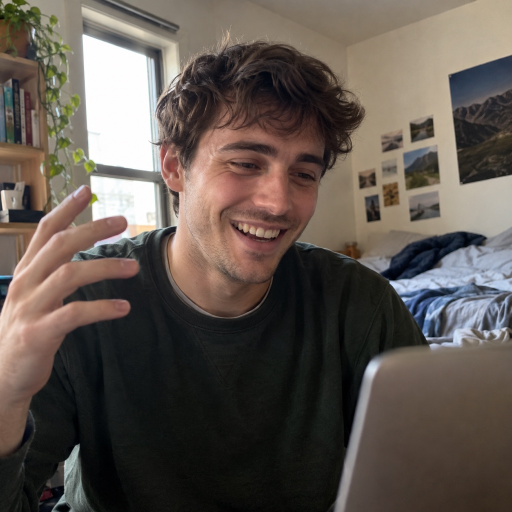
#> input picture ios/tools/faces/alex.jpg, 1024 x 1024 px (shown at 1/2 size); its folder holds only this picture in this run
$ python screenshot_scenes.py
#> lines starting #> are read from the running program, lines starting #| are printed output that depends on the picture; after the words box and inside, x2 and y2 are one past the last pixel; in counts of white or black regions, pixels touching at a corner belong together
#!/usr/bin/env python3
"""Generate App Store screenshot scenes for Slide.

On-brand: bright, minimal, near-black thin text. Builds real video-call
scenes (1:1 video, group grid, incoming) with diverse illustrated avatars
(no real people). Run from repo root: python3 ios/tools/screenshot_scenes.py
"""
from PIL import Image, ImageDraw, ImageFont
import os

W, H = 1206, 2622
OUT = "ios/fastlane/screenshots/en-US"
FONTS = {
    "reg": "/System/Library/Fonts/Helvetica.ttc",
    "neue": "/System/Library/Fonts/HelveticaNeue.ttc",
}

def font(size, light=False):
    return ImageFont.truetype(FONTS["reg"], size)

NEAR_BLACK = (0x11, 0x11, 0x11)
GRAY = (0x8A, 0x8A, 0x90)
RED = (0xF4, 0x5B, 0x57)

# Diverse avatar palettes: skin, hair, cloth, two-stop soft bg
PEOPLE = {
    "daniela": dict(skin=(0xF2,0xC9,0xA8), hair=(0x3A,0x2E,0x2A), cloth=(0x5B,0x6B,0x86),
                    bg=((0xEC,0xF1,0xF6),(0xF6,0xEC,0xF0)), style="bob"),
    "alex":    dict(skin=(0xC8,0x8E,0x66), hair=(0x20,0x18,0x14), cloth=(0x2E,0x3A,0x33),
                    bg=((0xEE,0xF3,0xEC),(0xE8,0xEE,0xF4)), style="short"),
    "grace":   dict(skin=(0xF6,0xD7,0xBC), hair=(0x14,0x12,0x12), cloth=(0xB0,0x6A,0x5A),
                    bg=((0xF6,0xEF,0xE8),(0xF0,0xE8,0xF2)), style="long"),
    "isla":    dict(skin=(0x8A,0x5A,0x3C), hair=(0x1A,0x12,0x10), cloth=(0x6A,0x5A,0x86),
                    bg=((0xEF,0xEC,0xF6),(0xEC,0xF2,0xF2)), style="curly"),
    "ben":     dict(skin=(0xE8,0xBC,0x98), hair=(0x4A,0x33,0x22), cloth=(0x36,0x4A,0x60),
                    bg=((0xEC,0xF0,0xF5),(0xF1,0xF1,0xEC)), style="short"),
}

def vgrad(w, h, c0, c1):
#> called with w = 1206, h = 2622, c0 = (236, 241, 246), c1 = (246, 236, 240)
    img = Image.new("RGB", (w, h), c0)
    d = ImageDraw.Draw(img)
    for y in range(h):
        t = y / max(1, h - 1)
        d.line([(0, y), (w, y)], fill=tuple(int(c0[i] + (c1[i]-c0[i])*t) for i in range(3)))
    return img

FACES_DIR = os.path.join(os.path.dirname(__file__), "faces")
_face_cache = {}

def face_photo(box_w, box_h, key):
    """Return a real AI-generated (StyleGAN) face photo cropped to fill the box.
    Falls back to the illustrated portrait if the photo isn't on disk."""
    path = os.path.join(FACES_DIR, f"{key}.jpg")
    if not os.path.exists(path):
        return None
    src = _face_cache.get(key) or Image.open(path).convert("RGB")
    _face_cache[key] = src
    sw, sh = src.size
    scale = max(box_w/sw, box_h/sh)
    rw, rh = int(sw*scale), int(sh*scale)
    r = src.resize((rw, rh), Image.LANCZOS)
    # center-crop, biased slightly up so faces sit nicely
    left = (rw - box_w)//2
    top = max(0, int((rh - box_h)*0.40))
    return r.crop((left, top, left+box_w, top+box_h))

def portrait(box_w, box_h, p, head_scale=1.0, key=None):
    """Real AI face photo when available; else an illustrated head+shoulders."""
    if key is not None:
        photo = face_photo(box_w, box_h, key)
        if photo is not None:
            return photo
    img = vgrad(box_w, box_h, *p["bg"])
    d = ImageDraw.Draw(img)
    cx = box_w // 2
    S = int(min(box_w, box_h) * 0.52 * head_scale)   # head diameter
    cy = int(box_h * 0.46)
    skin, hair, cloth, style = p["skin"], p["hair"], p["cloth"], p["style"]

    # shoulders
    sh_w = int(S * 2.0); sh_top = cy + int(S*0.42)
    d.pieslice((cx-sh_w//2, sh_top, cx+sh_w//2, sh_top+int(S*1.7)), 180, 360, fill=cloth)
    # hair back mass
    if style in ("long", "curly", "bob"):
        hw = int(S*0.78)
        d.ellipse((cx-hw, cy-int(S*0.55), cx+hw, cy+int(S*0.75)), fill=hair)
    # neck
    d.rectangle((cx-int(S*0.16), cy+int(S*0.20), cx+int(S*0.16), cy+int(S*0.55)), fill=skin)
    # face
    d.ellipse((cx-S//2, cy-S//2, cx+S//2, cy+S//2), fill=skin)
    # fringe / top hair
    if style == "short":
        d.pieslice((cx-int(S*0.55), cy-int(S*0.62), cx+int(S*0.55), cy+int(S*0.10)), 180, 360, fill=hair)
    elif style == "curly":
        for dx in range(-3, 4):
            d.ellipse((cx+dx*int(S*0.16)-int(S*0.20), cy-int(S*0.62),
                       cx+dx*int(S*0.16)+int(S*0.20), cy-int(S*0.18)), fill=hair)
        d.ellipse((cx-int(S*0.54), cy-int(S*0.45), cx+int(S*0.54), cy-int(S*0.02)), fill=hair)
    else:  # bob / long fringe
        d.pieslice((cx-int(S*0.52), cy-int(S*0.60), cx+int(S*0.52), cy-int(S*0.02)), 180, 360, fill=hair)
        if style in ("bob", "long"):
            d.ellipse((cx-int(S*0.58), cy-int(S*0.30), cx-int(S*0.30), cy+int(S*0.45)), fill=hair)
            d.ellipse((cx+int(S*0.30), cy-int(S*0.30), cx+int(S*0.58), cy+int(S*0.45)), fill=hair)
            # redraw face to sit in front of side hair
            d.ellipse((cx-int(S*0.46), cy-int(S*0.46), cx+int(S*0.46), cy+int(S*0.46)), fill=skin)
            d.pieslice((cx-int(S*0.50), cy-int(S*0.58), cx+int(S*0.50), cy-int(S*0.04)), 180, 360, fill=hair)
    # eyes + smile
    eye = (0x33,0x2A,0x26)
    er = max(4, int(S*0.035))
    d.ellipse((cx-int(S*0.20)-er, cy-int(S*0.02)-er, cx-int(S*0.20)+er, cy-int(S*0.02)+er), fill=eye)
    d.ellipse((cx+int(S*0.20)-er, cy-int(S*0.02)-er, cx+int(S*0.20)+er, cy-int(S*0.02)+er), fill=eye)
    d.arc((cx-int(S*0.16), cy+int(S*0.04), cx+int(S*0.16), cy+int(S*0.22)),
          20, 160, fill=(0xC0,0x6E,0x5E), width=max(3,int(S*0.03)))
    return img

def status_bar(d, time="4:25", dark=False):
    col = (255,255,255) if dark else NEAR_BLACK
    d.text((96, 70), time, font=font(58), fill=col, anchor="lm")
    # dynamic island
    d.rounded_rectangle((W//2-150, 40, W//2+150, 100), radius=30, fill=(0,0,0))
    # wifi + battery (simple)
    bx = W-150
    d.rounded_rectangle((bx, 56, bx+96, 90), radius=10, outline=col, width=4)
    d.rounded_rectangle((bx+6, 62, bx+78, 84), radius=5, fill=col)

def round_avatar(canvas, center, r, p, key=None):
    av = portrait(2*r, 2*r, p, head_scale=1.15, key=key)
    mask = Image.new("L", (2*r, 2*r), 0)
    ImageDraw.Draw(mask).ellipse((0,0,2*r,2*r), fill=255)
    canvas.paste(av, (center[0]-r, center[1]-r), mask)

def _handset(size, col):
    """A clean solid telephone-handset glyph (earpiece + handle + mouthpiece),
    centered in a size×size RGBA tile. Drawn upright; the caller rotates it
    (135° for the classic red hang-up look). Supersampled for smooth edges."""
    SS = 4
    big = size*SS
    img = Image.new("RGBA", (big, big), (0,0,0,0))
    d = ImageDraw.Draw(img)
    c = big//2
    sc = big/100.0
    # vertical handle (the grip)
    d.rounded_rectangle((c-8*sc, c-26*sc, c+8*sc, c+26*sc), radius=8*sc, fill=col)
    # earpiece (top) + mouthpiece (bottom): wide rounded caps
    d.rounded_rectangle((c-24*sc, c-40*sc, c+24*sc, c-22*sc), radius=10*sc, fill=col)
    d.rounded_rectangle((c-24*sc, c+22*sc, c+24*sc, c+40*sc), radius=10*sc, fill=col)
    return img.resize((size, size), Image.LANCZOS)

def ctrl_button(d, center, r, fill, icon, icon_col=(255,255,255), base=None):
    cx, cy = center
    # soft drop shadow for depth
    d.ellipse((cx-r, cy-r+4, cx+r, cy+r+4), fill=(0,0,0,30) if False else None)
    d.ellipse((cx-r, cy-r, cx+r, cy+r), fill=fill)
    if icon == "end":
        # rotated handset (classic red hang-up). Composite onto base if given.
        size = int(r*1.5)
        hs = _handset(size, (255,255,255,255)).rotate(135, resample=Image.BICUBIC, expand=False)
        if base is not None:
            base.paste(hs, (cx-size//2, cy-size//2), hs)
        else:
            d.bitmap((cx-size//2, cy-size//2), hs.convert("1"), fill=(255,255,255))
    elif icon == "video":
        d.rounded_rectangle((cx-30, cy-18, cx+8, cy+18), radius=10, fill=icon_col)
        d.polygon([(cx+12,cy-12),(cx+30,cy-22),(cx+30,cy+22),(cx+12,cy+12)], fill=icon_col)
    elif icon == "mic":
        d.rounded_rectangle((cx-12, cy-26, cx+12, cy+8), radius=12, fill=icon_col)
        d.arc((cx-22, cy-12, cx+22, cy+24), 0, 180, fill=icon_col, width=6)
        d.line((cx, cy+24, cx, cy+38), fill=icon_col, width=6)
        d.line((cx-12, cy+38, cx+12, cy+38), fill=icon_col, width=6)
    elif icon == "flip":
        d.arc((cx-24, cy-24, cx+24, cy+24), 40, 300, fill=icon_col, width=7)
        d.polygon([(cx+18,cy-26),(cx+32,cy-10),(cx+8,cy-10)], fill=icon_col)
    elif icon == "speaker":
        d.polygon([(cx-22,cy-10),(cx-6,cy-10),(cx+6,cy-22),(cx+6,cy+22),(cx-6,cy+10),(cx-22,cy+10)], fill=icon_col)
        d.arc((cx+2, cy-18, cx+30, cy+18), 300, 60, fill=icon_col, width=6)


def scene_incall_video(person_key="daniela", name="Daniela Wu", time="12:04", you="alex"):
    base = portrait(W, H, PEOPLE[person_key], head_scale=1.35, key=person_key)
    d = ImageDraw.Draw(base)
    # top scrim for legibility
    scrim = Image.new("RGBA", (W, 360), (255,255,255,0))
    sd = ImageDraw.Draw(scrim)
    for y in range(360):
        a = int(150 * (1 - y/360))
        sd.line([(0,y),(W,y)], fill=(255,255,255,a))
    base.paste(scrim, (0,0), scrim)
    d = ImageDraw.Draw(base)
    status_bar(d, time="4:25")
    d.text((W//2, 200), name, font=font(70), fill=NEAR_BLACK, anchor="mm")
    d.text((W//2, 270), time, font=font(44), fill=GRAY, anchor="mm")
    # self-view PIP
    pw, ph = 300, 410
    px, py = W-pw-60, 360
    pip = portrait(pw, ph, PEOPLE[you], head_scale=1.2, key=you)
#> call 2 of face_photo, with box_w = 300, box_h = 410, key = 'alex'
#> in face_photo, src is the input picture: PIL image 1024x1024 RGB; mean R, G, B 95.7, 86.2, 79.3
    rr = Image.new("L", (pw, ph), 0)
#> rr: PIL image 300x410 L; every value is 0
    ImageDraw.Draw(rr).rounded_rectangle((0,0,pw,ph), radius=44, fill=255)
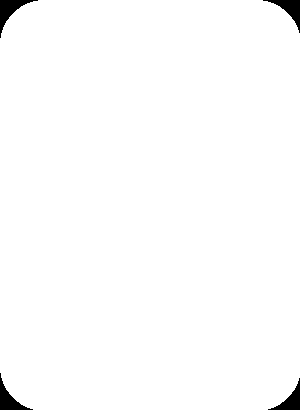
#> rr: PIL image 300x410 L; 98.7% white; 4 black regions, box (x1, y1, x2, y2) and area: (0, 0, 38, 38) 427, (263, 0, 300, 33) 389, (0, 373, 33, 410) 389, (268, 378, 300, 410) 352
    base.paste(pip, (px, py), rr)
    d.rounded_rectangle((px,py,px+pw,py+ph), radius=44, outline=(255,255,255), width=6)
    # bottom control bar
    by = H - 360
    d.rounded_rectangle((90, by, W-90, by+220), radius=110, fill=(255,255,255))
    cxs = [W*0.27, W*0.5, W*0.73]
    cy = by+110
    ctrl_button(d, (int(cxs[0]),cy), 70, (0xF0,0xF0,0xF2), "mic", NEAR_BLACK)
    ctrl_button(d, (int(cxs[1]),cy), 70, (0xF0,0xF0,0xF2), "flip", NEAR_BLACK)
    ctrl_button(d, (int(cxs[2]),cy), 70, RED, "end", base=base)
#> in _handset, `img = Image.new("RGBA", (big, big), (0,0,0,0))`: img: PIL image 420x420 RGBA; every value is 0
    base.save(f"{OUT}/05_APP_IPHONE_6_9_06-incall-video.png")
    print("wrote 05 incall-video")

def scene_group(time="08:31"):
#> called with time = '08:31'
    base = Image.new("RGB", (W, H), (255,255,255))
#> base: PIL image 1206x2622 RGB; every value is 255
    d = ImageDraw.Draw(base)
    status_bar(d, time="4:25")
    d.text((W//2, 220), "Group call", font=font(64), fill=NEAR_BLACK, anchor="mm")
    d.text((W//2, 292), "4 people", font=font(44), fill=GRAY, anchor="mm")
    # 2x2 grid
    # Names chosen to match each AI face's apparent gender.
    keys = ["daniela","isla","grace","ben"]
    names = ["Sofia","Isla","Mia","Ben"]
    gx, gy = 70, 400
    gw = (W - 3*70)//2
    gh = int(gw*1.18)
    gap = 70
    for i,(k,nm) in enumerate(zip(keys,names)):
        r, c = divmod(i, 2)
        x = gx + c*(gw+gap)
        y = gy + r*(gh+gap)
        tile = portrait(gw, gh, PEOPLE[k], head_scale=1.05, key=k)
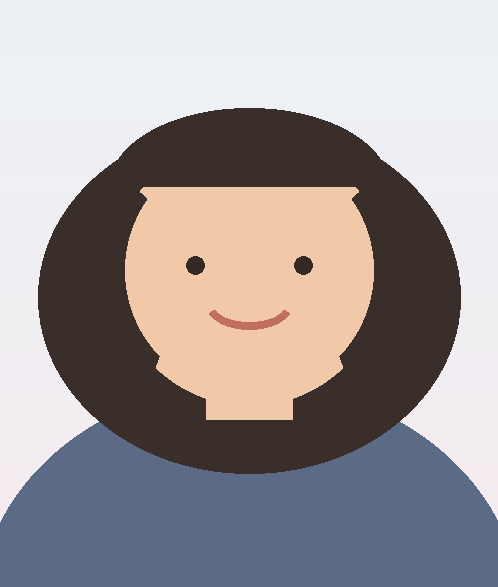
#> tile: PIL image 498x587 RGB; mean R, G, B 161.5, 155.6, 157
        rr = Image.new("L",(gw,gh),0)
#> rr: PIL image 498x587 L; every value is 0
        ImageDraw.Draw(rr).rounded_rectangle((0,0,gw,gh), radius=40, fill=255)
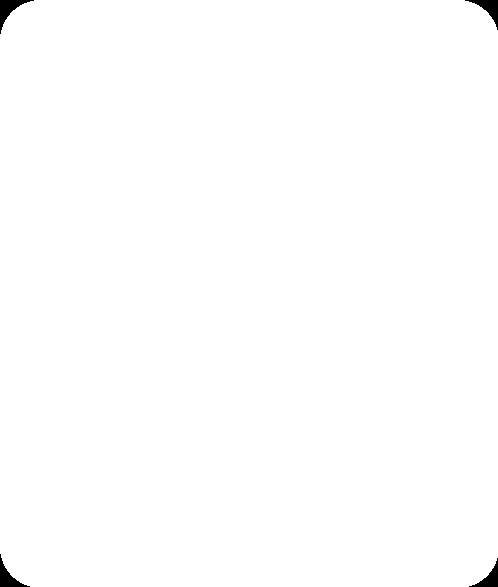
#> rr: PIL image 498x587 L; 99.6% white; 4 black regions, box (x1, y1, x2, y2) and area: (0, 0, 34, 34) 354, (465, 0, 498, 30) 320, (0, 554, 30, 587) 320, (469, 558, 498, 587) 287
        base.paste(tile,(x,y),rr)
        d.rounded_rectangle((x,y,x+gw,y+gh), radius=40, outline=(0xEC,0xEC,0xEE), width=3)
        # name chip
        d.rounded_rectangle((x+24, y+gh-66, x+24+len(nm)*26+40, y+gh-22), radius=22, fill=(255,255,255))
        d.text((x+44, y+gh-44), nm, font=font(34), fill=NEAR_BLACK, anchor="lm")
    # end button
    cy = gy + 2*gh + gap + 130
    ctrl_button(d, (W//2, cy), 78, RED, "end", base=base)
#> in _handset (call 2), `img = Image.new("RGBA", (big, big), (0,0,0,0))`: img: PIL image 468x468 RGBA; every value is 0
    base.save(f"{OUT}/06_APP_IPHONE_6_9_07-incall-audio.png")
    print("wrote 06 group call")

def scene_incoming(person_key="grace", name="Grace Lin", time="4:25"):
    base = Image.new("RGB", (W, H), (255,255,255))
    d = ImageDraw.Draw(base)
    status_bar(d, time=time)
    # big round portrait
    r = 230
    round_avatar(base, (W//2, 760), r, PEOPLE[person_key], key=person_key)
#> in vgrad (call 6), `img = Image.new("RGB", (w, h), c0)`:
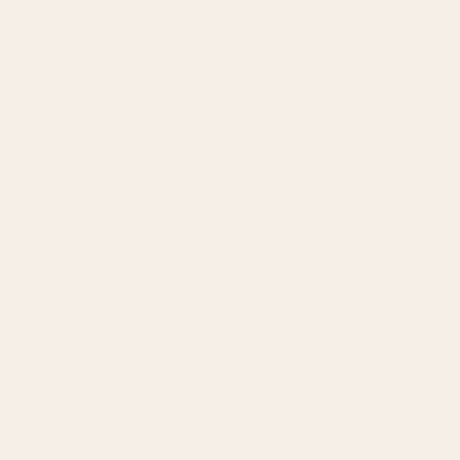
#> img: PIL image 460x460 RGB; mean R, G, B 246, 239, 232
#> in round_avatar, `av = portrait(2*r, 2*r, p, head_scale=1.15, key=key)`:
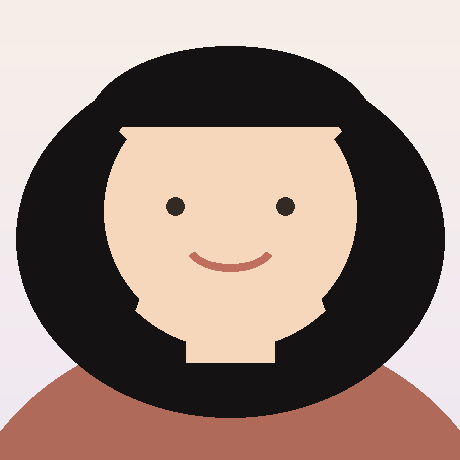
#> av: PIL image 460x460 RGB; mean R, G, B 155.2, 135.9, 127
#> in round_avatar, `mask = Image.new("L", (2*r, 2*r), 0)`: mask: PIL image 460x460 L; every value is 0
#> in round_avatar, `ImageDraw.Draw(mask).ellipse((0,0,2*r,2*r), fill=255)`:
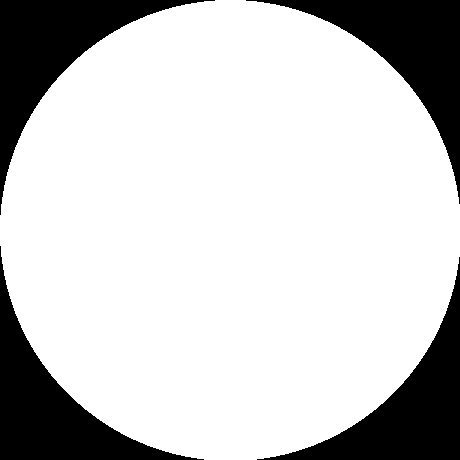
#> mask: PIL image 460x460 L; 78.8% white; 4 black regions, box (x1, y1, x2, y2) and area: (0, 0, 215, 215) 11422, (246, 0, 460, 204) 11207, (0, 246, 204, 460) 11207, (257, 257, 460, 460) 10993
    d.ellipse((W//2-r, 760-r, W//2+r, 760+r), outline=(0xEC,0xEC,0xEE), width=3)
    d = ImageDraw.Draw(base)
    d.text((W//2, 1130), name, font=font(86), fill=NEAR_BLACK, anchor="mm")
    d.text((W//2, 1230), "Incoming video call", font=font(50), fill=GRAY, anchor="mm")
    # decline / accept
    cy = H - 560
    ctrl_button(d, (int(W*0.30), cy), 95, RED, "end", base=base)
#> in _handset (call 3), `img = Image.new("RGBA", (big, big), (0,0,0,0))`: img: PIL image 568x568 RGBA; every value is 0
    ctrl_button(d, (int(W*0.70), cy), 95, NEAR_BLACK, "video")
    d.text((int(W*0.30), cy+150), "DECLINE", font=font(38), fill=GRAY, anchor="mm")
    d.text((int(W*0.70), cy+150), "ACCEPT", font=font(38), fill=GRAY, anchor="mm")
    base.save(f"{OUT}/07_APP_IPHONE_6_9_08-incoming.png")
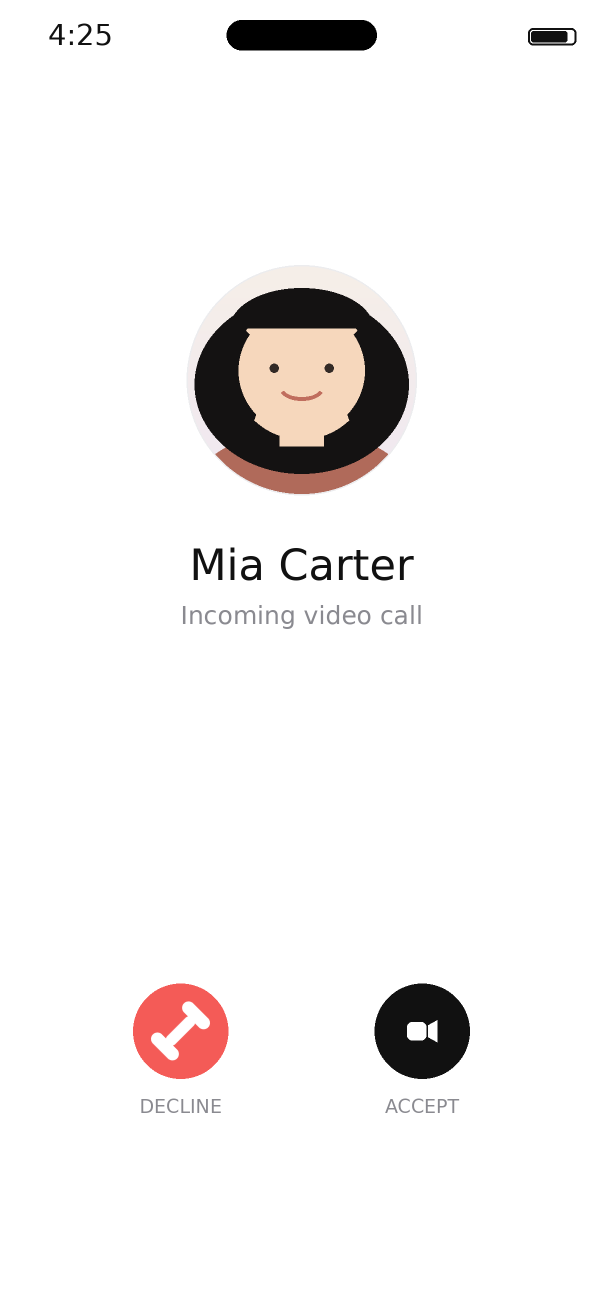
#> saved as 07_APP_IPHONE_6_9_08-incoming.png: PIL image 1206x2622 RGB (shown at 1/2 size); mean R, G, B 244.1, 242.1, 241.6
    print("wrote 07 incoming")

def regen_variants():
    """For each base 6.9 shot, regenerate the 6.5 and iPad 12.9 variants."""
    import glob
    for f in glob.glob(f"{OUT}/*_APP_IPHONE_6_9_*.png"):
        im = Image.open(f).convert("RGB")
        b = os.path.basename(f)
        im.resize((1242,2688), Image.LANCZOS).save(f"{OUT}/{b.replace('APP_IPHONE_6_9','APP_IPHONE_65')}")
        IW,IH = 2048,2732
        th = int(IH*0.88); ratio = th/im.height; tw = int(im.width*ratio)
        if tw > int(IW*0.92):
            tw = int(IW*0.92); ratio = tw/im.width; th = int(im.height*ratio)
        ph = im.resize((tw,th), Image.LANCZOS)
        cv = Image.new("RGB",(IW,IH),(255,255,255)); cv.paste(ph,((IW-tw)//2,(IH-th)//2))
        cv.save(f"{OUT}/{b.replace('APP_IPHONE_6_9','APP_IPAD_PRO_3GEN_129')}")
    print("regenerated all 6.5 + iPad variants")

if __name__ == "__main__":
    # person_key picks the AI face; name matches its apparent gender.
    scene_incall_video(person_key="daniela", name="Sofia Reyes", you="alex")
    scene_group()
    scene_incoming(person_key="grace", name="Mia Carter")
    regen_variants()
    print("done")
